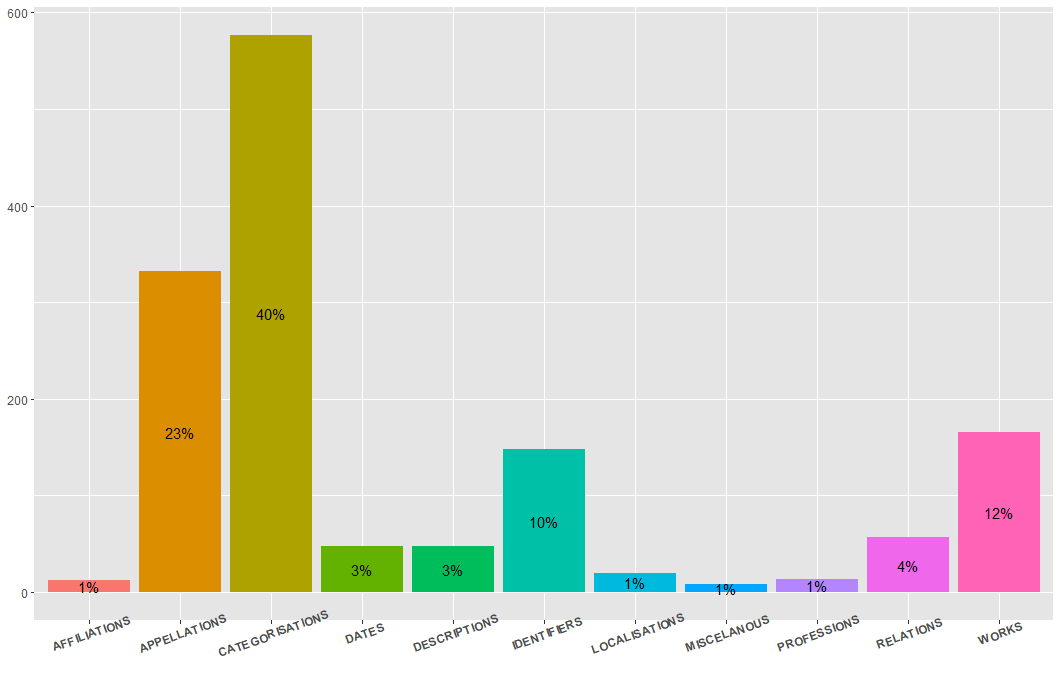

R code for this plot:
library(readxl)
library(tidyverse)
carton_categories <- read_excel("C:/Users/ettor/Desktop/carton_categories.xlsx", 
                                col_names = FALSE)
View(carton_categories)

carton_categories <- carton_categories %>%
  mutate(pct = X__2 / sum(X__2))



ggplot(data=carton_categories, aes(x=X__1, y=X__2, fill=X__1, label = paste0(round(pct*100), "%"))) +
  geom_bar(stat="identity") + theme(plot.subtitle = element_text(vjust = 1), 
    plot.caption = element_text(vjust = 1), 
    axis.text.x = element_text(angle = 20, face="bold"), 
    panel.background = element_rect(fill = "gray90")) +labs(x = NULL, y = NULL) + theme(legend.position = "none") +
  geom_text(position = position_stack(vjust = .5)) + theme(axis.title = element_text(size = 14), 
    axis.text.x = element_text(size = 14)) +labs(size = 15) + theme(axis.text.x = element_text(size = 12))
